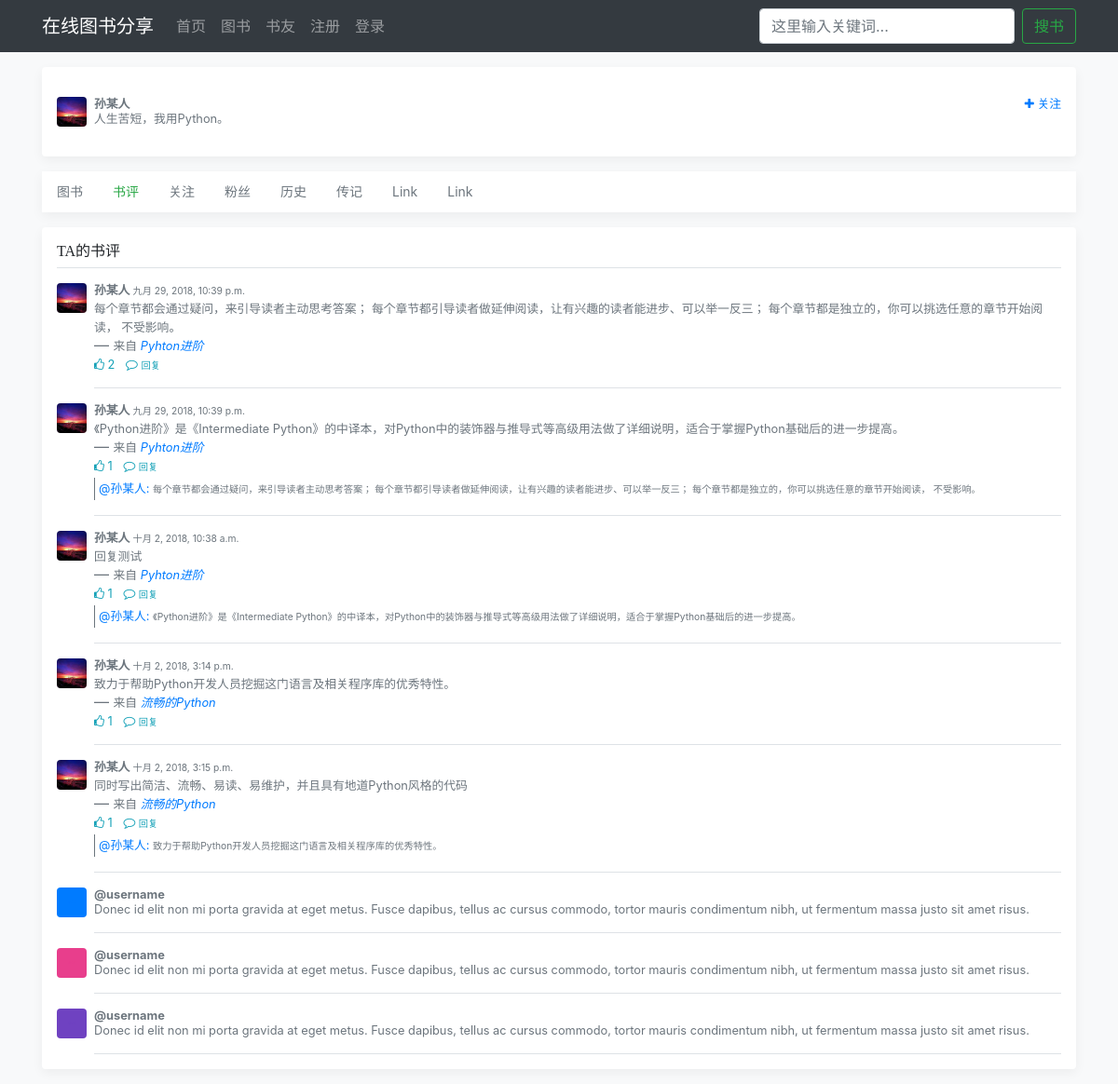
The page /user/profile/1/?data=comments on the database as committed earlier.
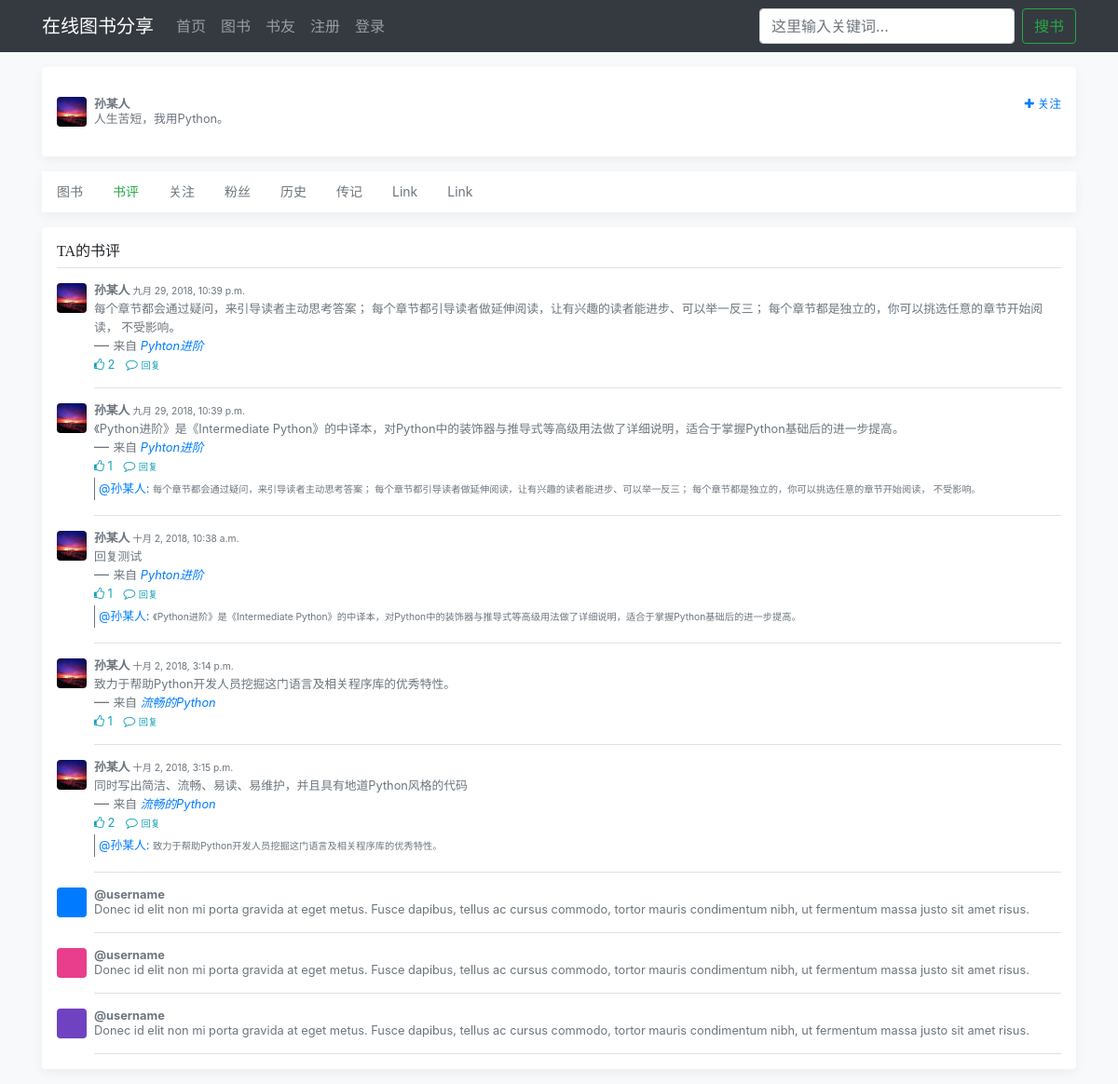
The same page on the database as committed later.
### users/models.py (models this page shows)
class UserProfile(AbstractUser):
    nickname = models.CharField(max_length=30, blank=True,
                                null=True, verbose_name='昵称')
    signature = models.CharField(max_length=128, blank=True,
                                 null=True, verbose_name='个性签名', default='这家伙很懒，什么都没有留下！')
    following_users = models.ManyToManyField('self', through='FollowUser',
                                             related_name='follower_users',
                                             symmetrical=False)
    avatar = models.ImageField(upload_to='image/user/avatar',
                               default='image/default.jpg', verbose_name='头像')
    class Meta:
        verbose_name = '用户信息'
        verbose_name_plural = verbose_name
    def get_absolute_url(self):
        return reverse('users:user_profile', args=[self.id])
    def __str__(self):
        if self.nickname:
            return self.nickname
        else:
            return self.username

### comments/models.py (models this page shows, shortened)
class Comment(MPTTModel):
    user = models.ForeignKey(settings.AUTH_USER_MODEL, on_delete=models.CASCADE,
                             related_name='book_comments', verbose_name='评论者')
    book = models.ForeignKey(Book, on_delete=models.CASCADE, blank=True, null=True,
                             related_name='comments', verbose_name='图书')
    parent = TreeForeignKey('self', on_delete=models.CASCADE, blank=True, null=True,
                            related_name='replies', verbose_name='父级书评')
    content = models.TextField(verbose_name='评论内容', default=None)
    like_user = models.ManyToManyField(settings.AUTH_USER_MODEL, related_name='like_comments',
                                       blank=True)
    like_number = models.PositiveIntegerField(default=0, verbose_name='点赞数')
    created = models.DateTimeField(auto_now_add=True, db_index=True, verbose_name='评论时间')
    class MPTTMeta:
        order_insertion_by = ('-created', )
    class Meta:
        verbose_name = '书评'
        verbose_name_plural = verbose_name

### books/models.py (models this page shows, shortened)
class Book(models.Model):
    name = models.CharField(max_length=128, verbose_name='书名')
    category = models.ForeignKey(Category, on_delete=models.CASCADE,
                                 blank=True, null=True,
                                 related_name='category_books',
                                 verbose_name='分类')
    cover_picture = models.ImageField(upload_to='image/book/picture',
                                      default='image/default.jpg',
                                      verbose_name='封面图')
    desc = models.TextField(verbose_name='简介')
    upload_user = models.ForeignKey(settings.AUTH_USER_MODEL,
                                    on_delete=models.CASCADE,
                                    related_name='upload_books',
                                    verbose_name='上传者')
    created = models.DateTimeField(auto_now_add=True, verbose_name='上传时间')
    class Meta:
        verbose_name = '图书'
        verbose_name_plural = verbose_name
        ordering = ('-created',)
    def get_absolute_url(self):
        return reverse('books:book_detail', args=[self.id])

### users/views.py (the view)
# urls.py: path('profile/<int:user_id>/', UserProfileView.as_view(), name='user_profile'),
class UserProfileView(View):
    def get(self, request, user_id):
        user = get_object_or_404(UserProfile, id=int(user_id))
        info = '我' if request.user == user else 'TA'
        data = request.GET.get('data', 'books')
        books = self.get_books(user, data)
        comments = self.get_comments(user, data)
        followings = self.get_followings(user, data)
        followers = self.get_followers(user, data)
        return render(request, 'user-profile.html', {
            'user': user,
            'books': books,
            'comments': comments,
            'followings': followings,
            'followers': followers,
            'info': info,
            'data': data,
        })
    def get_books(self, user, data):
        return user.upload_books.all() if data == 'books' else []
    def get_comments(self, user, data):
        return user.book_comments.all() if data == 'comments' else []
    def get_followings(self, user, data):
        return user.following_users.all() if data == 'followings' else []
    def get_followers(self, user, data):
        return user.follower_users.all() if data == 'followers' else []

### comments/templatetags/comment_tags.py (called while the page is built)
@register.simple_tag
def check_is_liked_comment(request, comment):
    return request.user in comment.like_user.all()

### users/templatetags/user_tags.py (called while the page is built)
@register.simple_tag
def check_is_following_user(request, user):
    is_following = False
    if request.user.is_authenticated and user:
        following_topics = FollowUser.objects.filter(user_from=request.user, user_to=user)
        if following_topics:
            is_following = True
    return is_following

### templates/user-profile.html (shortened to what this page needs)
{% extends "base.html" %}
{% load user_tags %}
{% block main %}
    <div class="container">
       <div class="my-3 p-3 bg-white rounded box-shadow">
            <div class="media text-muted pt-3">
                <a href="{{ user.avatar.url }}">
                    <img src="{{ user.avatar.url }}" alt="" class="mr-2 rounded" style="width: 32px; height: 32px">
                </a>
              <div class="media-body pb-3 mb-0 small lh-125">
                <div class="d-flex justify-content-between align-items-center w-100">
                  <strong class="text-gray-dark">{{ user }}</strong>
                  {% check_is_following_user request user as is_following %}
                  {% ifequal user request.user %}
                      <a href="{% url 'users:modify_profile' user.id %}">
                        <i class="fa fa-pencil-square-o" aria-hidden="true"></i> 编辑资料
                      </a>
                  {% else %}
                      <a class="{% if is_following %}text-success{% endif %}" id="follow-user-{{ user.id }}" href="javascript:void(0)"
                        data-login="{% if not request.user.is_authenticated %}un{% endif %}login"
                        data-action="{% if is_following %}un{% endif %}follow"
                        onclick="FollowUser({{ user.id }})">
                        {% if is_following %}
                            <i class="fa fa-check"></i> 已关注
                        {% else %}
                            <i class="fa fa-plus"></i> 关注
                        {% endif %}
                      </a>
                  {% endifequal %}
                </div>
                <span class="d-block">{{ user.signature }}</span>
              </div>
            </div>
        </div>
        <div class="nav-scroller bg-white box-shadow">
            <nav class="nav nav-underline container" >
               <a class="nav-link {% ifequal 'books' data %}active text-success{% endifequal %}" href="?data=books">图书</a>
               <a class="nav-link {% ifequal 'comments' data %}active text-success{% endifequal %}" href="?data=comments">书评</a>
               <a class="nav-link {% ifequal 'followings' data %}active text-success{% endifequal %}" href="?data=followings">关注</a>
               <a class="nav-link {% ifequal 'followers' data %}active text-success{% endifequal %}" href="?data=followers">粉丝</a>
               <a class="nav-link" href="#">历史</a>
               <a class="nav-link" href="#">传记</a>
               <a class="nav-link" href="#">Link</a>
               <a class="nav-link" href="#">Link</a>
            </nav>
        </div>
        {% ifequal 'comments' data %}
             <div class="my-3 p-3 bg-white rounded box-shadow">
                 <h6 class="border-bottom border-gray pb-2 mb-0">{{ info }}的书评</h6>
                 {% include 'comment-list-base.html' %}
                <div class="media text-muted pt-3">
                  <img data-src="holder.js/32x32?theme=thumb&bg=007bff&fg=007bff&size=1" alt="" class="mr-2 rounded">
                  <p class="media-body pb-3 mb-0 small lh-125 border-bottom border-gray">
                    <strong class="d-block text-gray-dark">@username</strong>
                    Donec id elit non mi porta gravida at eget metus. Fusce dapibus, tellus ac cursus commodo, tortor mauris condimentum nibh, ut fermentum massa justo sit amet risus.
                  </p>
                </div>
                <div class="media text-muted pt-3">
                  <img data-src="holder.js/32x32?theme=thumb&bg=e83e8c&fg=e83e8c&size=1" alt="" class="mr-2 rounded">
                  <p class="media-body pb-3 mb-0 small lh-125 border-bottom border-gray">
                    <strong class="d-block text-gray-dark">@username</strong>
                    Donec id elit non mi porta gravida at eget metus. Fusce dapibus, tellus ac cursus commodo, tortor mauris condimentum nibh, ut fermentum massa justo sit amet risus.
                  </p>
                </div>
                <div class="media text-muted pt-3">
                  <img data-src="holder.js/32x32?theme=thumb&bg=6f42c1&fg=6f42c1&size=1" alt="" class="mr-2 rounded">
                  <p class="media-body pb-3 mb-0 small lh-125 border-bottom border-gray">
                    <strong class="d-block text-gray-dark">@username</strong>
                    Donec id elit non mi porta gravida at eget metus. Fusce dapibus, tellus ac cursus commodo, tortor mauris condimentum nibh, ut fermentum massa justo sit amet risus.
                  </p>
                </div>
            </div>
        {% endifequal %}
    </div>
{% endblock %}

### templates/base.html (shortened to what this page needs)
{% load staticfiles %}
<!doctype html>
<html lang="en">
  <head>
      <link href="{% static 'css/bootstrap.min.css' %}" rel="stylesheet">
      <link href="{% static 'css/offcanvas.css' %}" rel="stylesheet">
      <link  href="{% static 'css/animate.min.css' %}" rel='stylesheet'/>
      <link href="{% static 'css/user-book.css' %}" rel="stylesheet">
      <link href="{% static 'css/font-awesome.min.css' %}" rel='stylesheet'>
  </head>
  <body class="bg-light">
    <nav class="navbar navbar-expand-md fixed-top navbar-dark bg-dark">
      <div class="container">
          <a class="navbar-brand" href="{% url 'index' %}">在线图书分享</a>
          <div class="navbar-collapse  offcanvas-collapse" id="navbarsExampleDefault">
            <ul class="navbar-nav mr-auto">
              <li class="nav-item {% ifequal current_page '' %}active{% endifequal %}">
                <a class="nav-link " href="{% url 'index' %}">首页</a></li>
              <li class="nav-item {% ifequal current_page 'book_list' %}active{% endifequal %}" >
                <a class="nav-link" href="{% url 'books:book_list' %}">图书</a>
              </li>
              <li class="nav-item {% ifequal current_page 'user_list' %}active{% endifequal %}">
                <a class="nav-link " href="{% url 'users:user_list' %}">书友</a>
              </li>
            {% if request.user.is_authenticated %}
                <li class="nav-item">
                    <a class="nav-link" href="#">关注</a>
                </li>
                <li class="nav-item dropdown">
                    <a class="nav-link dropdown-toggle" href="http://example.com" id="dropdown01" data-toggle="dropdown" aria-haspopup="true" aria-expanded="false">
                        <img src="{{ request.user.avatar.url }}" alt="" class="mr-2 rounded" style="width: 20px; height: 20px;">
                    </a>
                    <div class="dropdown-menu" aria-labelledby="dropdown01">
                      <a class="dropdown-item" href="{% url 'users:user_profile'  request.user.id %}">我的主页</a>
                      <a class="dropdown-item" href="{% url 'books:upload_book' %}">上传图书</a>
                      <a class="dropdown-item" href="{% url 'users:user_logout' %}">退出登录</a>
                    </div>
                </li>
            {% else %}
                <li class="nav-item">
                    <a class="nav-link" href="{% url 'users:user_register' %}">注册</a>
                </li>
                <li class="nav-item">
                    <a class="nav-link" href="{% url 'users:user_login' %}">登录</a>
                </li>
            {% endif %}
            </ul>
            <form class="form-inline my-2 my-lg-0" action="{% url 'haystack_search' %}">
              <input class="form-control mr-sm-2" id="unit" type="search" name="q" placeholder="这里输入关键词..." aria-label="Search">
              <button class="btn btn-outline-success my-2 my-sm-0" type="submit">搜书</button>
            </form>
          </div>
      </div>
    </nav>
    <main role="main">
      {% block main %}
      {% endblock %}
    </main>
  </body>
</html>

### templates/comment-list-base.html (shortened to what this page needs)
{% load comment_tags %}
{% for comment in comments %}
     {% check_is_liked_comment request comment as is_liked %}
     <div class=" media text-muted pt-3" id="comment-{{ comment.id }}">
        <a href="{{ comment.user.get_absolute_url }}">
            <img src="{{ comment.user.avatar.url }}" alt="" class="mr-2 rounded" style="width: 32px; height: 32px;">
        </a>
        <div class="media-body pb-3 mb-0 small lh-125 border-bottom border-gray">
            <strong class="d-block text-gray-dark">
                {{ comment.user }} <span><small>{{ comment.created }}</small></span>
            </strong>
            <blockquote class="blockquote mb-0">
                <p class="mb-0 small"><small>{{ comment.content }}</small></p>
                <footer class="blockquote-footer"><small>来自 </small> <cite title="Source Title">
                    <small><a href="{{ comment.book.get_absolute_url }}">{{ comment.book.name }}</a></small></cite>
                </footer>
            </blockquote>
            <p class="mt-1 mb-0">
                <a class="{% if is_liked %}text-danger{% else %}text-info{% endif %}" id="like-comment-{{ comment.id }}"
                   data-login="{% if not request.user.is_authenticated %}un{% endif %}login"
                   data-action="{% if is_liked %}un{% endif %}like" onclick="SubmitLike({{ comment.id }})">
                    <i class="fa fa-thumbs-o-up"></i>
                    <span id="like-count-{{ comment.id }}">{{ comment.like_number }}</span>
                </a>
                <a class="ml-2 text-info" data-toggle="collapse" href="#CommentForm{{ comment.id }}" aria-expanded="false"
                   aria-controls="CommentForm{{ comment.id }}">
                    <i class="fa fa-comment-o"></i>
                    <small>回复</small>
                </a>
            </p>
            {% if comment.parent %}
                <p class="mt-1 mb-0 p-1 border border-secondary border-bottom-0 border-top-0 border-right-0">
                    <a href="{{ comment.parent.user.get_absolute_url }}">@{{ comment.parent.user }}: </a>
                    <small>{{ comment.parent.content }}</small>
                </p>
            {% endif %}
        </div>
    </div>
{% endfor %}

### static/css/offcanvas.css (style rules this page uses)
html, body { overflow-x: hidden; }
body { padding-top: 56px; }
.nav-scroller { position: relative; z-index: 2; height: 2.75rem; overflow-y: hidden; }
.nav-scroller .nav { display: -webkit-box; display: -ms-flexbox; display: flex; -ms-flex-wrap: nowrap; flex-wrap: nowrap; padding-bottom: 1rem; margin-top: -1px; overflow-x: auto; color: rgba(255, 255, 255, .75); text-align: center; white-space: nowrap; -webkit-overflow-scrolling: touch; }
.nav-underline .nav-link { padding-top: .75rem; padding-bottom: .75rem; font-size: .875rem; color: var(--secondary); }
.nav-underline .active { font-weight: 500; color: var(--gray-dark); }
.border-bottom { border-bottom: 1px solid #e5e5e5; }
.box-shadow { box-shadow: 0 .25rem .75rem rgba(0, 0, 0, .05); }
.lh-125 { line-height: 1.25; }

### static/css/user-book.css (style rules this page uses)
h1, h2, h3, h4, h5, h6 { font-family: "Playfair Display", Georgia, "Times New Roman", serif; }
.nav-scroller { position: relative; z-index: 2; height: 2.75rem; overflow-y: hidden; }
.nav-scroller .nav { display: -webkit-box; display: -ms-flexbox; display: flex; -ms-flex-wrap: nowrap; flex-wrap: nowrap; padding-bottom: 1rem; margin-top: -1px; overflow-x: auto; text-align: center; white-space: nowrap; -webkit-overflow-scrolling: touch; }
.nav-scroller .nav-link { padding-top: .75rem; padding-bottom: .75rem; font-size: .875rem; }
.border-bottom { border-bottom: 1px solid #e5e5e5; }
.box-shadow { box-shadow: 0 .25rem .75rem rgba(0, 0, 0, .05); }

Rows that differ between the two databases and show on the page:
changed Comment "同时写出简洁、流畅、易读、易维护，并且具有地道Python风格的代码": like_number "1" → "2"
